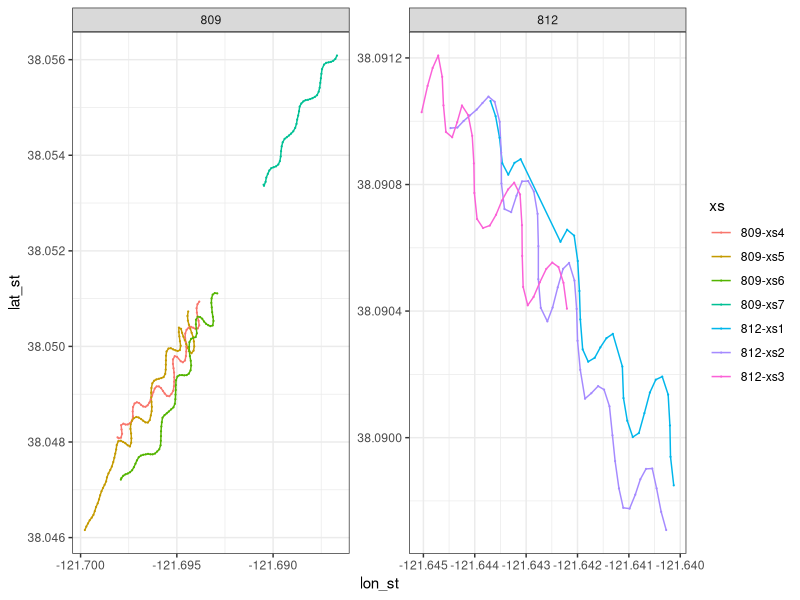
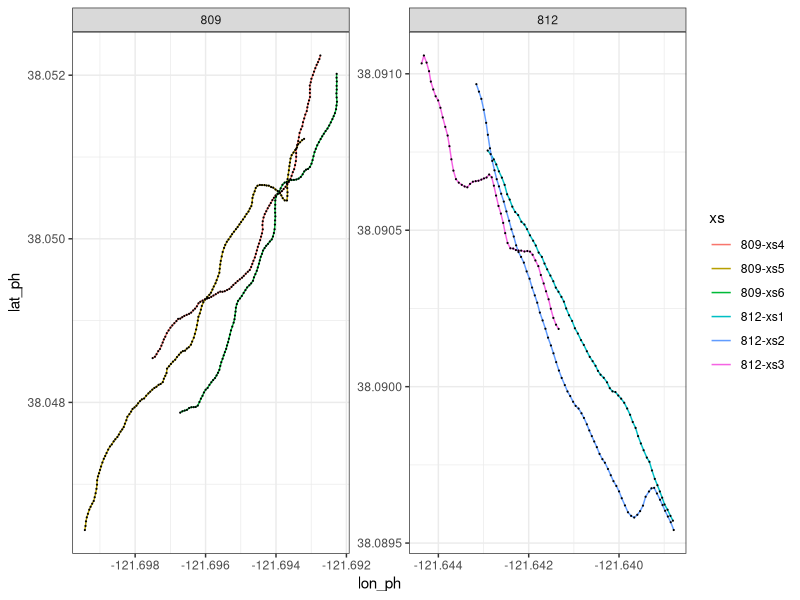
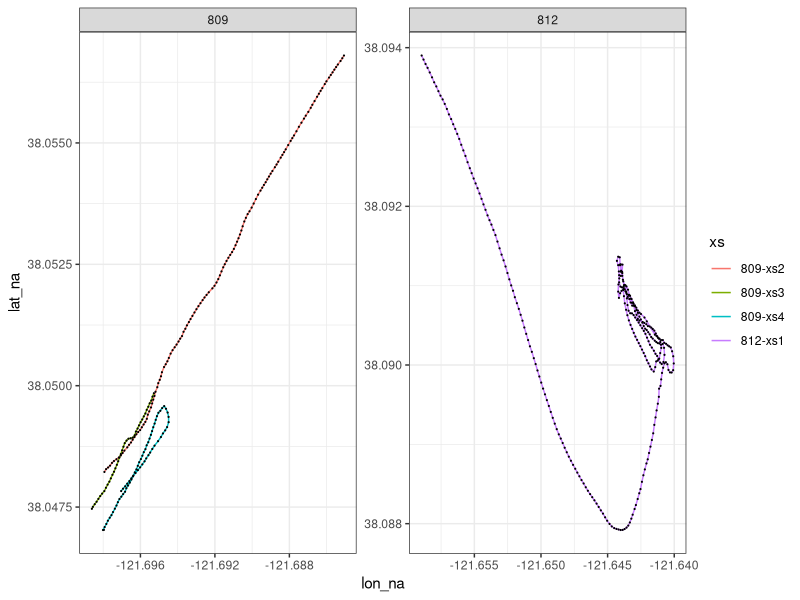
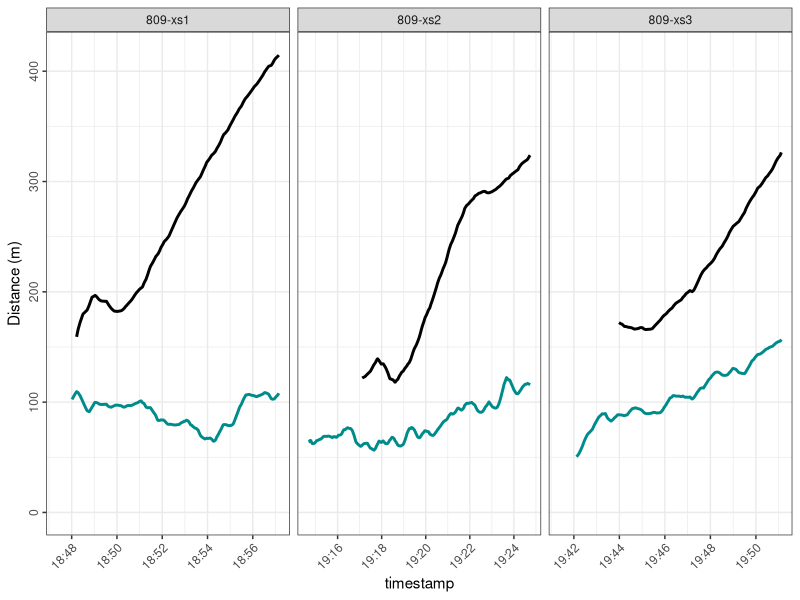
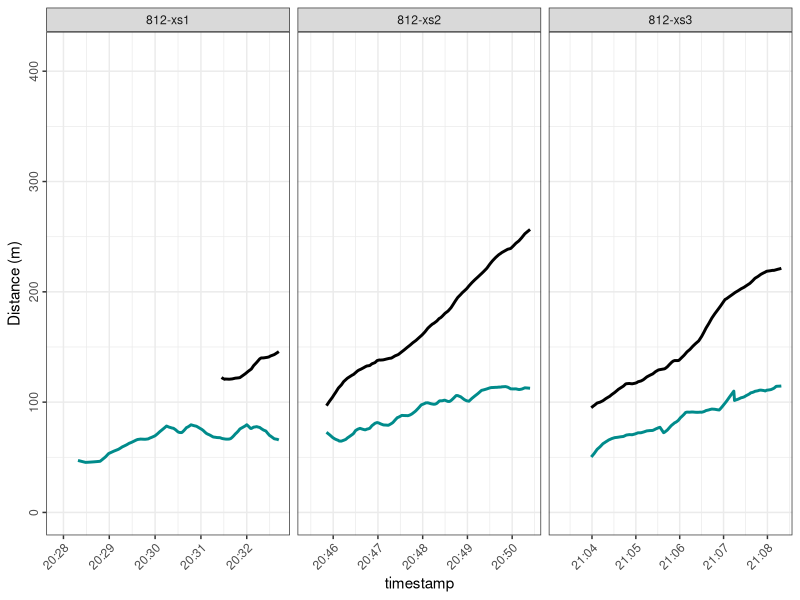
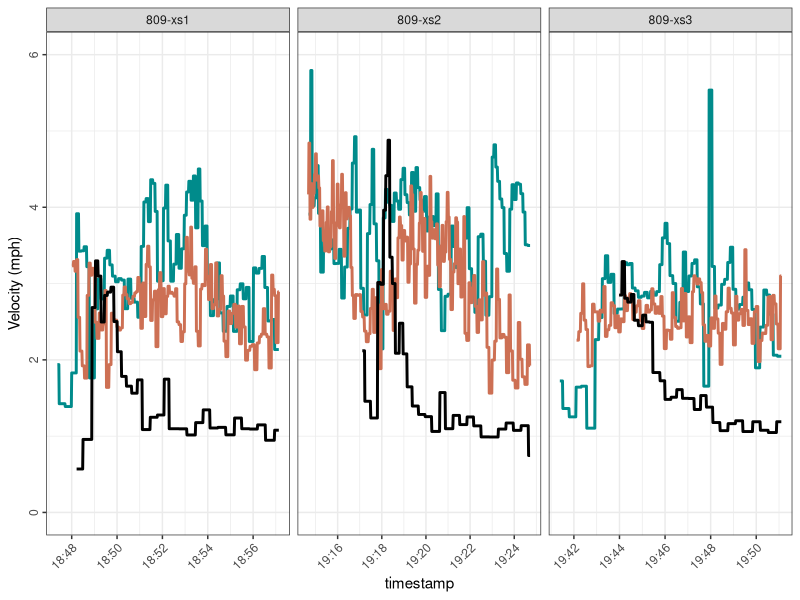
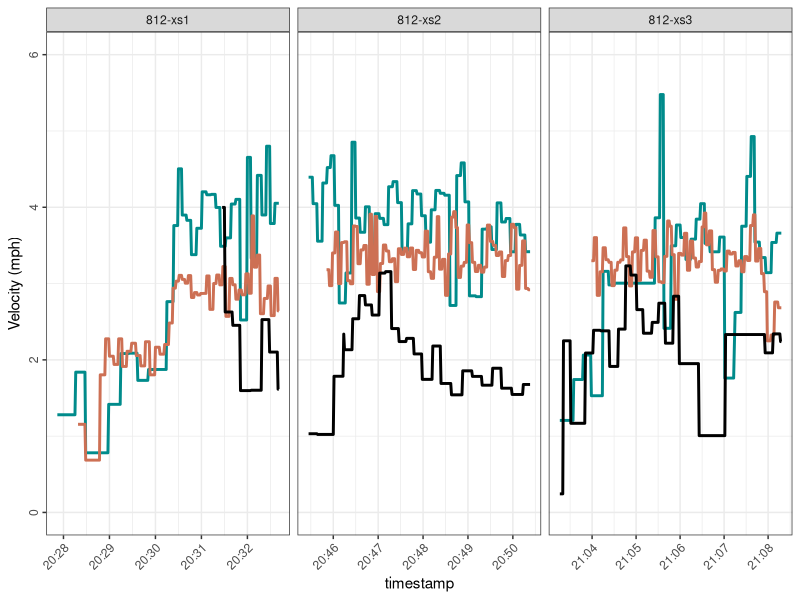
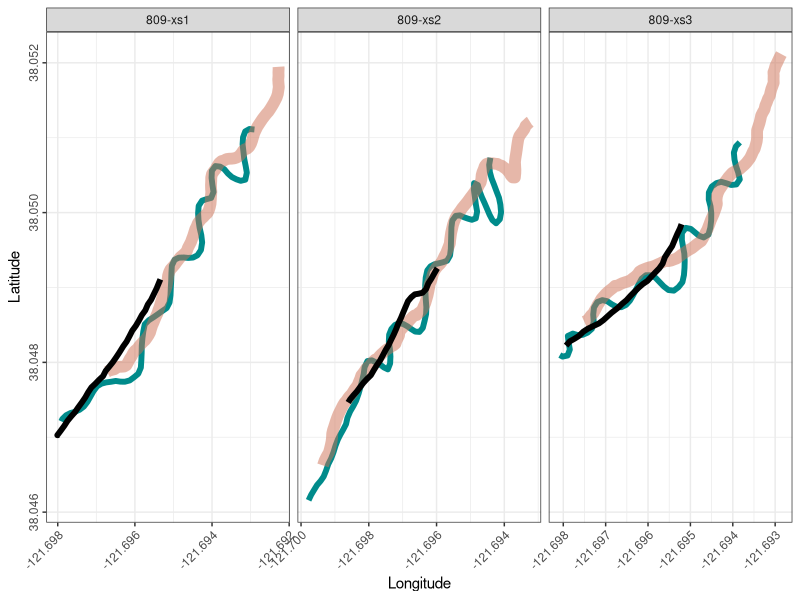

Reproduce these figures in R, in order.
library(tidyverse)
library(geosphere)
library(lubridate)
library(zoo)

# Import and compile GPS track data ---------------------------------------

## Stryker ----
stryker_startstop <- data.frame(boat = rep("stryker",7), 
                        site = c(rep("812", 3), rep("809", 4)),
                        start = c(7, 43, 94, 131, 201, 297, 376), 
                        end = c(39, 90, 127, 197, 293, 372, 423))

stryker = data.frame()
stryker_raw = data.frame()

for(xs in 1:nrow(stryker_startstop)){
  print(xs)
  
  temp <- read.csv("data/Survey00_20241119/RouteHistoryFullBkup_DWRBoat.csv", 
                   skip = stryker_startstop[xs, "start"] - 1, nrow = stryker_startstop[xs, "end"] - stryker_startstop[xs, "start"], header = F)
  
  colnames(temp) = c("Junk", "lat", "lon", "datetime", "speed")
  
  temp$timestamp <- as.POSIXct(temp$datetime, format = "%Y-%m-%dT%H:%M:%SZ", tz = "America/Los_Angeles")

  complete_timestamps <- seq(min(temp$timestamp), max(temp$timestamp), by = "1 sec")
  
  merged_data <- data.frame(timestamp = complete_timestamps) %>%
    left_join(temp, by = "timestamp")
  
  interpolated_data <- merged_data %>%
    mutate(lat = na.approx(lat, rule = 2),
           lon = na.approx(lon, rule = 2))
  
  interpolated_data$xs <- paste0(stryker_startstop[xs, "site"], "-xs", xs)
  temp$xs <- paste0(stryker_startstop[xs, "site"], "-xs", xs)
  
  interpolated_data$site <- stryker_startstop[xs, "site"]
  temp$site = stryker_startstop[xs, "site"]
  
  stryker <- rbind(stryker, interpolated_data[, c("site", "xs", "timestamp", "lat", "lon")])
  stryker_raw <- rbind(stryker_raw, temp)
  
  rm(temp, interpolated_data, merged_data)
}

stryker$boat = "Stryker"
colnames(stryker) <- c("site", "xs", "timestamp", "lat_st", "lon_st", "boat")

## Phantom ----
phantom_startstop <- data.frame(boat = rep("phantom", 6), 
                        site = c(rep("812", 3), rep("809", 3)),
                        start = c(7, 78, 157, 216, 335, 489), 
                        end = c(74, 153, 212, 331, 485, 607))

phantom = data.frame()
phantom_raw = data.frame()

for(xs in 1:nrow(phantom_startstop)){
  print(xs)
  
  temp <- read.csv("data/Survey00_20241119/20241119_RouteHistory_Cramer.csv", 
                   skip = phantom_startstop[xs, "start"] - 1, nrow = phantom_startstop[xs, "end"] - phantom_startstop[xs, "start"], header = F)
  
  colnames(temp) = c("Junk", "lat", "lon", "datetime", "speed")
  
  temp$timestamp <- as.POSIXct(temp$datetime, format = "%Y-%m-%dT%H:%M:%SZ", tz = "America/Los_Angeles")

  complete_timestamps <- seq(min(temp$timestamp), max(temp$timestamp), by = "1 sec")
  
  merged_data <- data.frame(timestamp = complete_timestamps) %>%
    left_join(temp, by = "timestamp")
  
  interpolated_data <- merged_data %>%
    mutate(lat = na.approx(lat, rule = 2),
      lon = na.approx(lon, rule = 2))
  
  interpolated_data$xs <- paste0(phantom_startstop[xs, "site"], "-xs", xs)
  temp$xs <- paste0(phantom_startstop[xs, "site"], "-xs", xs)
  
  interpolated_data$site <- phantom_startstop[xs, "site"]
  temp$site = phantom_startstop[xs, "site"]
  
  phantom <- rbind(phantom, interpolated_data[, c("site", "xs", "timestamp", "lat", "lon")])
  phantom_raw <- rbind(phantom_raw, temp)
  
  rm(temp, interpolated_data, merged_data)
}

phantom$boat = "Phantom"
colnames(phantom) <- c("site", "xs", "timestamp", "lat_ph", "lon_ph", "boat")

## New Alosa ----
new_alosa_startstop <- data.frame(boat = rep("new_alosa", 4), 
                                site = c(rep("812", 1), rep("809", 3)),
                                start = c(7, 309, 443, 487), 
                                end = c(305, 439, 483, 554))

new_alosa = data.frame()
new_alosa_raw = data.frame()

for(xs in 1:nrow(new_alosa_startstop)){
  print(xs)
  
  temp <- read.csv("data/Survey00_20241119/RouteHistoryFullBkup_CDFW.csv", 
                   skip = new_alosa_startstop[xs, "start"] - 1, nrow = new_alosa_startstop[xs, "end"] - new_alosa_startstop[xs, "start"], header = F)
  
  colnames(temp) = c("Junk", "lat", "lon", "datetime", "speed")
  
  temp$timestamp <- as.POSIXct(temp$datetime, format = "%Y-%m-%dT%H:%M:%SZ", tz = "America/Los_Angeles")
  
  complete_timestamps <- seq(min(temp$timestamp), max(temp$timestamp), by = "1 sec")
  
  merged_data <- data.frame(timestamp = complete_timestamps) %>%
    left_join(temp, by = "timestamp")
  
  interpolated_data <- merged_data %>%
    mutate(lat = na.approx(lat, rule = 2),
           lon = na.approx(lon, rule = 2))
  
  interpolated_data$xs <- paste0(new_alosa_startstop[xs, "site"], "-xs", xs)
  temp$xs <- paste0(new_alosa_startstop[xs, "site"], "-xs", xs)
  
  interpolated_data$site <- new_alosa_startstop[xs, "site"]
  temp$site = new_alosa_startstop[xs, "site"]
  
  new_alosa <- rbind(new_alosa, interpolated_data[, c("site", "xs", "timestamp", "lat", "lon")])
  new_alosa_raw <- rbind(new_alosa_raw, temp)
  
  rm(temp, interpolated_data, merged_data)
}

new_alosa$boat = "New Alosa"
colnames(new_alosa) <- c("site", "xs", "timestamp", "lat_na", "lon_na", "boat")

## Merge vessel tracks ----

vessels <- merge(merge(stryker, 
                       phantom[, c("timestamp", "lat_ph", "lon_ph")], by = "timestamp", all.x = T),
                 new_alosa[, c("timestamp", "lat_na", "lon_na")], by = "timestamp", all.x = T) 

xs_lookup <- data.frame(xs = c("809-xs7", "809-xs6", "809-xs5", "809-xs4", "812-xs3", "812-xs2", "812-xs1"),
                              xs_cor = c("809-xstest", "809-xs1", "809-xs2", "809-xs3", "812-xs1", "812-xs2", "812-xs3"))

vessels <- merge(vessels, xs_lookup, by = "xs", all.x = T)

# Visualize tracks --------------------------------------------------------

ggplot(stryker, aes(x = lon_st, y = lat_st, color = xs)) + 
  geom_path() + theme_bw() + 
  geom_point(data = stryker_raw, aes(x = lon, y = lat), size = .1) +
  facet_wrap(site ~ ., scales = "free")

ggplot(phantom, aes(x = lon_ph, y = lat_ph, color = xs)) + 
  geom_path() + theme_bw() + 
  geom_point(data = phantom_raw, aes(x = lon, y = lat), color = "black", size = .1) +
  facet_wrap(site ~ ., scales = "free")

ggplot(new_alosa, aes(x = lon_na, y = lat_na, color = xs)) + 
  geom_path() + theme_bw() + 
  geom_point(data = new_alosa_raw, aes(x = lon, y = lat), color = "black", size = .1) +
  facet_wrap(site ~ ., scales = "free")

# Calculate vessel spacing ------------------------------------------------

vessels$stryker2phantom <- NA
vessels$newalosa2phantom <- NA
vessels$stryker_velocity <- NA
vessels$phantom_velocity <- NA
vessels$new_alosa_velocity <- NA

for(i in 1:nrow(vessels)){
  print(i)
 
  if(complete.cases(vessels[,c("lon_st", "lat_st", "lon_ph","lat_ph")])[i]){
    vessels[i,"stryker2phantom"] <- distm(c(vessels[i,"lon_st"], vessels[i,"lat_st"]), 
                                                  c(vessels[i,"lon_ph"], vessels[i,"lat_ph"]), 
                                                  fun = distHaversine)
  }
  
  if(complete.cases(vessels[,c("lon_na", "lat_na", "lon_ph","lat_ph")])[i]){
    vessels[i,"newalosa2phantom"] <- distm(c(vessels[i,"lon_na"], vessels[i,"lat_na"]), 
                                          c(vessels[i,"lon_ph"], vessels[i,"lat_ph"]), 
                                          fun = distHaversine)
  }
  
  if(complete.cases(vessels[,c("lon_na", "lat_na", "lon_st","lat_st")])[i]){
    vessels[i,"stryker2newalosa"] <- distm(c(vessels[i,"lon_na"], vessels[i,"lat_na"]), 
                                           c(vessels[i,"lon_st"], vessels[i,"lat_st"]), 
                                           fun = distHaversine)
  }
  
  try(vessels[i,"stryker_velocity"] <- distm(c(vessels[i,"lon_st"], vessels[i,"lat_st"]), 
                                         c(vessels[i + 1,"lon_st"], vessels[i + 1,"lat_st"]), 
                                         fun = distHaversine) * 2.23693629)
  
  try(vessels[i,"phantom_velocity"] <- distm(c(vessels[i,"lon_ph"], vessels[i,"lat_ph"]), 
                                             c(vessels[i + 1,"lon_ph"], vessels[i + 1,"lat_ph"]), 
                                             fun = distHaversine) * 2.23693629)
  
  try(vessels[i,"new_alosa_velocity"] <- distm(c(vessels[i,"lon_na"], vessels[i,"lat_na"]), 
                                             c(vessels[i + 1,"lon_na"], vessels[i + 1,"lat_na"]), 
                                             fun = distHaversine) * 2.23693629)
      
  
}


# Plot vessel tracks, velocity, and spacing -------------------------------

(v_spacing_809 <- ggplot(vessels[vessels$xs_cor %in% c("809-xs1","809-xs2","809-xs3"),], 
       aes(x = timestamp, y = stryker2phantom)) + 
    geom_line(color = "cyan4", linewidth = 1) +
    geom_line(aes(y = newalosa2phantom), linewidth = 1) +
  # geom_line(aes(y = stryker2newalosa), color = "blue",linewidth = 1) + 
    theme_bw() + labs(y = "Distance (m)") + 
    theme(axis.text.x = element_text(angle = 45, hjust = 1),
          axis.text.y = element_text(angle = 90, hjust = .5)) +
    ylim(0,415) +
  facet_grid(. ~ xs_cor, scales = "free"))

(v_spacing_812 <- ggplot(vessels[vessels$xs_cor %in% c("812-xs1","812-xs2","812-xs3"),], 
                         aes(x = timestamp, y = stryker2phantom)) + 
    geom_line(color = "cyan4", linewidth = 1) +
    geom_line(aes(y = newalosa2phantom), linewidth = 1) + 
    theme_bw() + labs(y = "Distance (m)") + 
    theme(axis.text.x = element_text(angle = 45, hjust = 1),
          axis.text.y = element_text(angle = 90, hjust = .5)) +
    ylim(0,415) +
    facet_grid(. ~ xs_cor, scales = "free"))

(v_velocity_809 <- ggplot(data = vessels[vessels$xs_cor %in% c("809-xs1","809-xs2","809-xs3") &
                               vessels$stryker_velocity < 10 & is.na(vessels$stryker_velocity) == F,],
                          aes(x = timestamp, y = stryker_velocity)) + 
    geom_line(color = "cyan4", linewidth = 1) +
    geom_line(data = vessels[vessels$xs_cor %in% c("809-xs1","809-xs2","809-xs3") &
                               vessels$phantom_velocity < 10 & is.na(vessels$phantom_velocity) == F, ],
              aes(y = phantom_velocity), color = "salmon3", linewidth = 1) +
    geom_line(data = vessels[vessels$xs_cor %in% c("809-xs1","809-xs2","809-xs3") &
                               vessels$new_alosa_velocity < 10 & is.na(vessels$new_alosa_velocity) == F, ],
              aes(y = new_alosa_velocity), linewidth = 1) +
    theme_bw() + labs(y = "Velocity (mph)") + 
    theme(axis.text.x = element_text(angle = 45, hjust = 1),
          axis.text.y = element_text(angle = 90, hjust = .5)) +
    ylim(0, 6) +
    facet_grid(. ~ xs_cor, scales = "free"))

(v_velocity_812 <- ggplot(data = vessels[vessels$xs_cor %in% c("812-xs1","812-xs2","812-xs3") &
                                           vessels$stryker_velocity < 10 & is.na(vessels$stryker_velocity) == F,], 
                         aes(x = timestamp, y = stryker_velocity)) + 
    geom_line(color = "cyan4", linewidth = 1) +
    geom_line(data = vessels[vessels$xs_cor %in% c("812-xs1","812-xs2","812-xs3") &
                               vessels$phantom_velocity < 10 & is.na(vessels$phantom_velocity) == F, ],
              aes(y = phantom_velocity), color = "salmon3", linewidth = 1) +
    geom_line(data = vessels[vessels$xs_cor %in% c("812-xs1","812-xs2","812-xs3") &
                        vessels$new_alosa_velocity < 10 & is.na(vessels$new_alosa_velocity) == F, ],
              aes(y = new_alosa_velocity), linewidth = 1) +
    theme_bw() + labs(y = "Velocity (mph)") + 
    theme(axis.text.x = element_text(angle = 45, hjust = 1),
          axis.text.y = element_text(angle = 90, hjust = .5)) +
    ylim(0, 6) +
    facet_grid(. ~ xs_cor, scales = "free"))


(v_tracks_809 <- ggplot(vessels[vessels$xs_cor %in% c("809-xs1","809-xs2","809-xs3"),], 
                     aes(x = lon_st, y = lat_st)) + 
    geom_path(color = "cyan4", linewidth = 2) +
    geom_path(aes(x = lon_ph, y = lat_ph), color = "salmon3", alpha = .5, linewidth = 4) + 
    geom_path(aes(x = lon_na, y = lat_na), linewidth = 2) + 
    theme_bw() + labs(y = "Latitude", x = "Longitude") + 
    theme(axis.text.x = element_text(angle = 45, hjust = 1),
          axis.text.y = element_text(angle = 90, hjust = .5)) +
    facet_grid(. ~ xs_cor, scales = "free"))

(v_tracks_812 <- ggplot(vessels[vessels$xs_cor %in% c("812-xs1","812-xs2","812-xs3"),], 
                        aes(x = lon_st, y = lat_st)) + 
    geom_path(color = "cyan4", linewidth = 2) +
    geom_path(aes(x = lon_ph, y = lat_ph), color = "salmon3", alpha = .5, linewidth = 4) + 
    geom_path(aes(x = lon_na, y = lat_na), linewidth = 2) + 
    theme_bw() + labs(y = "Latitude", x = "Longitude") + 
    theme(axis.text.x = element_text(angle = 45, hjust = 1),
          axis.text.y = element_text(angle = 90, hjust = .5)) +
    facet_grid(. ~ xs_cor, scales = "free"))


png("output/eDNA_vessel_spacing_20241119_%02d.png",
    height = 7, width = 10, units = "in", res = 1000, family = "serif")

cowplot::plot_grid(v_tracks_809, v_tracks_812,
                   v_spacing_809, v_spacing_812, 
                   align = "v")

dev.off()

png("output/eDNA_vessel_velocity_20241119_%02d.png",
    height = 10, width = 10, units = "in", res = 1000, family = "serif")

cowplot::plot_grid(v_tracks_809, v_tracks_812,
                   v_velocity_809, v_velocity_812, 
                   v_spacing_809, v_spacing_812, 
                   align = "v", nrow = 3)

dev.off()
